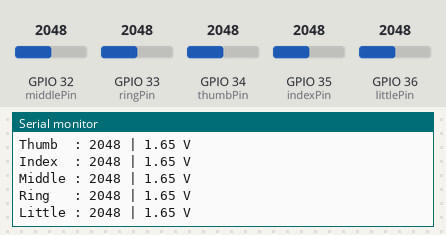
A sketch run on a simulated ESP32. Parts: the last lines printed to the serial monitor. The test bench sets the inputs (shaded band); at power-on: GPIO 32 (middlePin) = 2048, GPIO 33 (ringPin) = 2048, GPIO 34 (thumbPin) = 2048, GPIO 35 (indexPin) = 2048, GPIO 36 (littlePin) = 2048 (analog values on the 0–4095 scale).

Above: at 2.2 s.
2.3 s: GPIO 32 (middlePin) set to 2866
At 2.9 s:
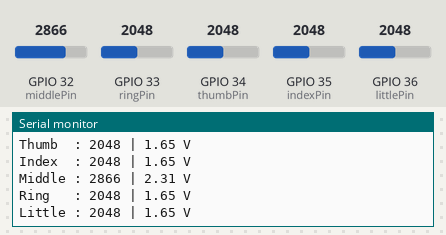
3.8 s: GPIO 33 (ringPin) set to 2866
At 4.5 s:
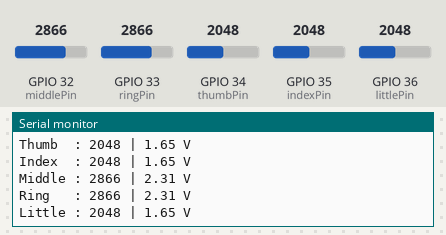
5.3 s: GPIO 34 (thumbPin) set to 2866
6.8 s: GPIO 35 (indexPin) set to 2866
8.3 s: GPIO 36 (littlePin) set to 2866
At 9.1 s:
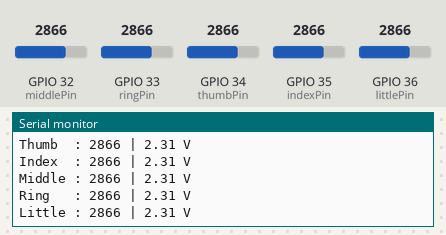
9.8 s: GPIO 32 (middlePin) set to 3972
At 10.6 s:
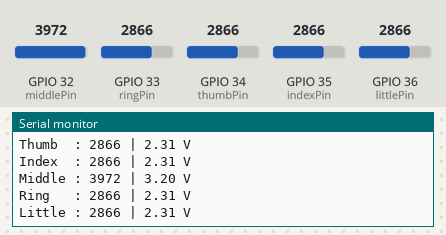
Timing chart, 0 to 12.3 s (numbered marks = the images above; inputs shaded):
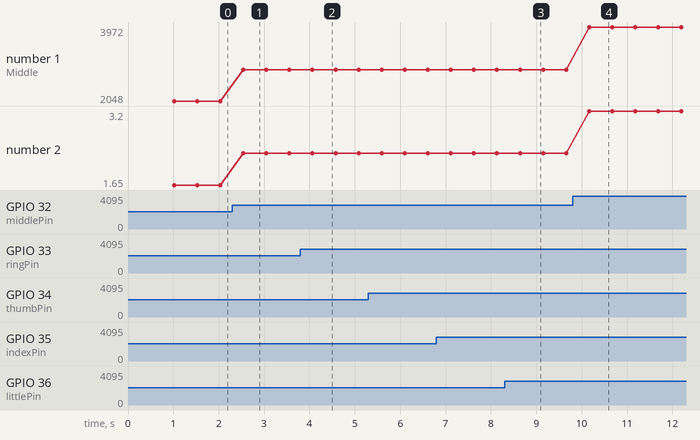

The sketch:

Test1_flex_sensor.ino
```cpp
/*
  ARTHAM - Flex Sensor Calibration
  Controller: ESP32-WROOM-32
  Sensors: 5 Flex Sensors

  GPIO 34 - Thumb
  GPIO 35 - Index
  GPIO 32 - Middle
  GPIO 33 - Ring
  GPIO 36 - Little
*/

const int thumbPin  = 34;
const int indexPin  = 35;
const int middlePin = 32;
const int ringPin   = 33;
const int littlePin = 36;

void setup() {
  Serial.begin(115200);
  delay(1000);

  analogReadResolution(12);

  Serial.println();
  Serial.println("================================");
  Serial.println("       ARTHAM FLEX CALIBRATION");
  Serial.println("================================");
  Serial.println("Keep your fingers straight and bent");
  Serial.println("to observe the sensor readings.");
  Serial.println();
}

void loop() {

  int thumbValue  = analogRead(thumbPin);
  int indexValue  = analogRead(indexPin);
  int middleValue = analogRead(middlePin);
  int ringValue   = analogRead(ringPin);
  int littleValue = analogRead(littlePin);

  float thumbVoltage  = thumbValue * 3.3 / 4095.0;
  float indexVoltage  = indexValue * 3.3 / 4095.0;
  float middleVoltage = middleValue * 3.3 / 4095.0;
  float ringVoltage   = ringValue * 3.3 / 4095.0;
  float littleVoltage = littleValue * 3.3 / 4095.0;

  Serial.println("--------------------------------");

  Serial.print("Thumb  : ");
  Serial.print(thumbValue);
  Serial.print(" | ");
  Serial.print(thumbVoltage, 2);
  Serial.println(" V");

  Serial.print("Index  : ");
  Serial.print(indexValue);
  Serial.print(" | ");
  Serial.print(indexVoltage, 2);
  Serial.println(" V");

  Serial.print("Middle : ");
  Serial.print(middleValue);
  Serial.print(" | ");
  Serial.print(middleVoltage, 2);
  Serial.println(" V");

  Serial.print("Ring   : ");
  Serial.print(ringValue);
  Serial.print(" | ");
  Serial.print(ringVoltage, 2);
  Serial.println(" V");

  Serial.print("Little : ");
  Serial.print(littleValue);
  Serial.print(" | ");
  Serial.print(littleVoltage, 2);
  Serial.println(" V");

  delay(500);
}
```

Measured:
- after the input at 2.3 s, the serial monitor: prints a new line after 0.24 s (image 1)
- after the input at 3.8 s, the serial monitor: prints a new line after 0.27 s (image 2)
- after the input at 8.3 s, the serial monitor: prints a new line after 0.35 s (image 3)
- after the input at 9.8 s, the serial monitor: prints a new line after 0.37 s (image 4)
- plotted number 1: 2048 → 2866 after the input at 2.3 s, 2866 → 3972 after the input at 9.8 s
- plotted number 2: 1.65 → 2.31 after the input at 2.3 s, 2.31 → 3.2 after the input at 9.8 s
